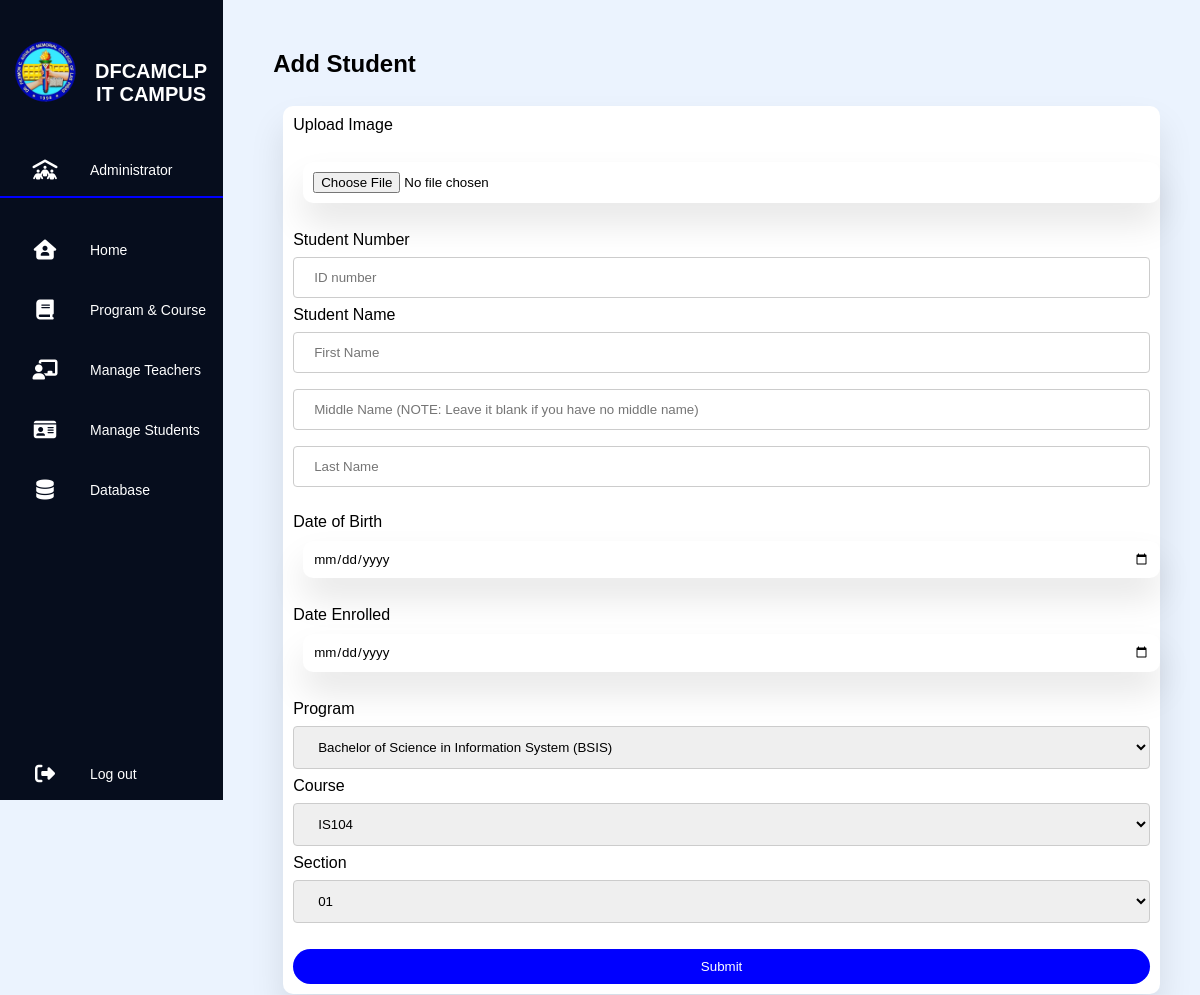
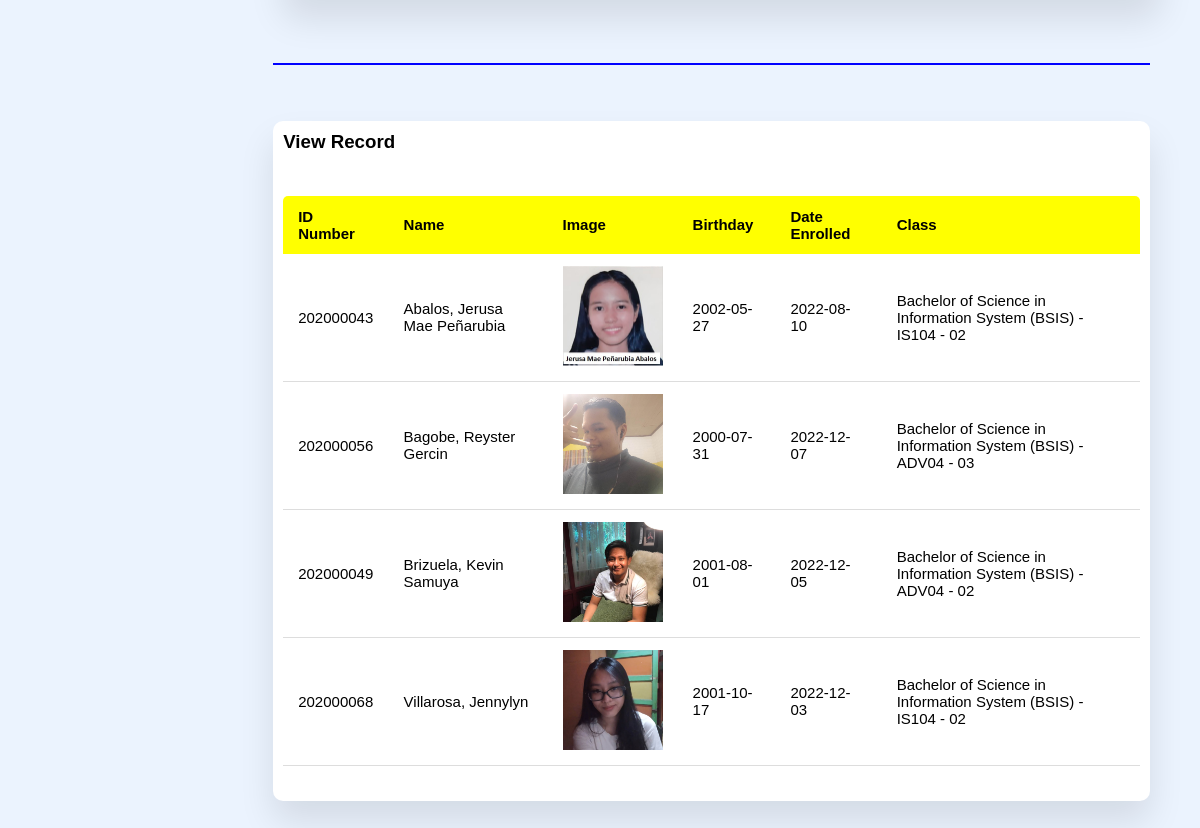
/admin/students.php (signed in), run on the app's committed database (2 pictures, top to bottom).
### tables this page shows
CREATE TABLE `stud_image` (
  `stud_id` int(11) NOT NULL,
  `stud_img` varchar(255) NOT NULL,
  `created` datetime NOT NULL DEFAULT current_timestamp(),
  `status` enum('1','0') NOT NULL DEFAULT '1'
);

CREATE TABLE `students` (
  `id` int(11) NOT NULL,
  `stud_id` int(11) NOT NULL,
  `stud_fname` varchar(100) NOT NULL,
  `stud_mname` varchar(100) NOT NULL,
  `stud_lname` varchar(100) NOT NULL,
  `stud_DOB` date NOT NULL,
  `stud_date_enrolled` date NOT NULL,
  `date_created` datetime NOT NULL DEFAULT current_timestamp(),
  `date_modified` datetime NOT NULL
);

### admin/server.php (called while the page is built, shortened)
<?php
$db = mysqli_connect('localhost', 'root', 'xoxad', 'project');
    $query ="SELECT prog_name FROM program";
    $result = $db->query($query);
    if($result->num_rows> 0){
        $options= mysqli_fetch_all($result, MYSQLI_ASSOC);
    }
    $query1 ="SELECT course_code, prog FROM course";
    $result1 = $db->query($query1);
    if($result1->num_rows> 0){
        $options1= mysqli_fetch_all($result1, MYSQLI_ASSOC);
    }
    $query2 ="SELECT DISTINCT(section) FROM yandsec";
    $result2 = $db->query($query2);
    if($result2->num_rows> 0){
        $options2= mysqli_fetch_all($result2, MYSQLI_ASSOC);
    }
?>

### admin/students.php (the view, shortened to what this page needs)
<?php include('server.php');
$stud_id ="";
$stud_fname ="";
$stud_mname ="";
$stud_lname ="";
                ?>
<!DOCTYPE html>
<html lang="en">
    <head>
        <link rel="stylesheet" type="text/css" href="style.css">
    </head>
    <body>
        <div class="container">
            <nav>
                <ul>
                    <br>
                    <li><a href="dashboard.php" class="logo">
                        <img src="../login/updatedlogo.png" alt="">
                        <span class="nav-item">DFCAMCLP<br>IT Campus</span>
                        </a></li> <br>
                    <li><a href="" style="cursor:auto;"><i class="fas fa-people-roof"></i>
                        <span class="nav-item">Administrator</span>
                    </a></li>
                    <hr>
                    <br>
                    <li><a href="dashboard.php"><i class="fas fa-house-user"></i>
                        <span class="nav-item">Home</span>
                    </a></li>
                    <a href="program-and-course.php">
                        <i class="fas fa-book"></i>
                        <span class="nav-item">Program & Course</span>
                    </a></li>
                    <a href="teachers.php">
                    <i class="fas fa-chalkboard-user"></i>
                        <span class="nav-item">Manage Teachers</span>
                    </a></li>
                    <li><a href="students.php"><i class="fas fa-id-card"></i>
                        <span class="nav-item">Manage Students</span>
                    </a></li>
                    <li><a href="database.php">
                        <i class="fas fa-database"></i>
                        <span class="nav-item">Database</span>
                      </a></li>
                    <li><a href="dashboard.php?logout='1'" class="logout"><i class="fas fa-sign-out-alt"></i>
                        <span class="nav-item">Log out</span>
                    </a></li>
                </ul>
            </nav>
            <section class="main">
                <div class="main-top">
                    <h1>Add Student</h1>
                </div>
                <br>
                <div class="sec1">
                    <form method="post" id="students" class="input-group" enctype="multipart/form-data"  action = "">
                        <label for="student_name">Upload Image</label><br><br>
                            <input id="inp_img" class="input-group" name="stud_img" type="file" value="" required><br> <br>
                        <label for="student_id">Student Number</label><br>
                            <input type="text" id="teacher" name="stud_id" placeholder="ID number" value="<?php echo $stud_id;?>" required><br>
                        <label for="student_name">Student Name</label><br>
                            <input type="text" id="" name="stud_fname" placeholder="First Name" value="<?php echo $stud_fname;?>" required>
                            <input type="text" id="" name="stud_mname" placeholder="Middle Name (NOTE: Leave it blank if you have no middle name)" value="<?php echo $stud_mname;?>">
                            <input type="text" id="" name="stud_lname" placeholder="Last Name" value="<?php echo $stud_lname;?>" required><br><br>
                        <label for="">Date of Birth</label><br>
                            <input type="date" class=" input-group" id="DOB" name="stud_DOB" required><br> <br>
                        <label for="">Date Enrolled</label><br>
                            <input type="date" class=" input-group" id="date_enrolled" name="stud_date_enrolled" required><br> <br>
                        <label for="students">Program</label><br>
                            <select name="stud_prog">
                                <?php
                                foreach ($options as $option) {
                                ?>
                                    <option> <?php echo $option['prog_name']; ?> </option>
                                    <?php
                                    }
                                ?>
                            </select>
                        <label for="teacher">Course</label><br>
                            <select name="stud_course">
                                <?php
                                foreach ($options1 as $option1) {
                                ?>
                                    <option><?php  echo $option1['course_code']; ?> </option>
                                    <?php
                                    }
                                ?>
                            </select>
                        <label for="teachers">Section</label><br>
                            <select name="stud_sec">
                                <?php
                                foreach ($options2 as $option2) {
                                ?>
                                    <option><?php echo $option2['section']; ?> </option>
                                    <?php
                                    }
                                ?>
                            </select>
                        <br><br>
                        <button type="submit" class="submit-btn" name="add_student" >Submit</button>
                    </form>
                </div>
                <br><br><br><hr><br><br>
                <section class="view" id="view">
                    <div class="view-list">
                        <h1>View Record</h1>
                            <table class="table">
                                <thead>
                                    <tr>
                                        <th>ID Number</th>
                                        <th>Name</th>
                                        <th>Image</th>
                                        <th>Birthday</th>
                                        <th>Date Enrolled</th>
                                        <th>Class</th>
                                    </tr>
                                </thead>
                                <tbody> <br>
                                    <?php
                                        $query = "SELECT DISTINCT students.stud_id, stud_fname, stud_mname, stud_lname, stud_DOB, stud_date_enrolled, stud_image.stud_img, stud_class.stud_prog, stud_class.stud_course, stud_class.stud_sec
                                        FROM students
                                        INNER JOIN stud_image
                                        ON students.stud_id = stud_image.stud_id
                                        INNER JOIN stud_class
                                        ON students.stud_id = stud_class.stud_id
                                        ORDER BY students.date_created DESC";
                                        $query_run = mysqli_query($db, $query);
                                        $space = " ";
                                        $dash = " - ";
                                        $comma = ", ";
                                        if (mysqli_num_rows($query_run) > 0) {
                                            foreach($query_run as $row) {
                                    ?>
                                        <tr>
                                            <?php
                                            echo "<td>".$row['stud_id']."</td>";
                                            echo "<td>".$row['stud_lname'], $comma, $row['stud_fname'], $space, $row['stud_mname']."</td>";
                                            echo "<td>" . "<img src=".$row['stud_img'].' width=100px height="100px">' . "</td>";
                                            echo "<td>".$row['stud_DOB']."</td>";
                                            echo "<td>".$row['stud_date_enrolled']."</td>";
                                            echo "<td>".$row['stud_prog'], $dash, $row['stud_course'], $dash, $row['stud_sec']."</td>";
                                            ?>
                                        </tr>
                                        <?php
                                            }
                                        }
                                        else {
                                            echo "<h5> No Record Found </h5>";
                                        }
                                    ?>
                                </tbody>
                        </table>
                    </div>
                </section>
            </section>
        </div>
    </body>
</html>

### admin/style.css (style rules this page uses)
* { margin:0; padding:0; outline: none; border: none; text-decoration: none; font-family: "Poppins", sans-serif; box-sizing: border-box; }
body { background:#EBF3FE; }
nav { position:sticky; top: 0; bottom: 0; height: 100vh; left: 0; background: #060D1D; width: 95px; overflow: hidden; transition: 1s; }
.logo { text-align: center; display: flex; transition: all 0.5s ease; margin: 10px 0 0 0; }
.logo img { width: 70px; height: 70px; border-radius: 50%; }
.logo span { font-weight: bold; padding-left: 5px; font-size: 20px; text-transform: uppercase; margin-top: 10px; margin-left: 10px; }
a { position: relative; color: white; font-size: 14px; display: table; width: 320px; padding: 10px; }
nav .fas { position:relative; width: 70px; height:40px; top: 14px; font-size: 20px; text-align: center; }
.nav-item { position:relative; top: 12px; margin-left: 10px; }
.logout { position:absolute; bottom: 0; }
.container { position: relative; display:flex; }
.main { position:relative; padding:50px; width: 100%; }
hr { border: 1px solid blue; }
input[type=text], select { width: 100%; padding: 12px 20px; margin: 8px 0; display: inline-block; border: 1px solid #ccc; border-radius: 4px; box-sizing: border-box; }
.sec1 .input-group { width: 100%; margin: 10px; background: #fff; border-radius: 10px; padding: 10px; box-shadow: 0 20px 35px rgba(0, 0, 0, 0.1); }
.submit-btn { color: white; width: 100%; padding: 10px 30px; cursor: pointer; display: block; margin: auto; background-color: blue; border: 0; outline: none; border-radius: 30px; size: 20px; }
.view { margin-top: 20px; }
.view-list { width: 100%; padding: 10px; margin-top: 10px; background: #fff; border-radius: 10px; box-shadow: 0 20px 35px rgba(0, 0, 0, 0.1); }
.table { border-collapse: collapse; margin: 25px 0; font-size: 15px; min-width: 100%; overflow: hidden; border-radius: 5px 5px 0 0; }
table thead tr { color: black; background: yellow; text-align: left; font-weight: bold; }
.table th, .table td { padding: 12px 15px; }
.table tbody tr { border-bottom: 1px solid #ddd; }

### data on the page
stud_image: stud_id.stud_id "202000043", stud_id.stud_lname "Abalos", stud_id.stud_fname "Jerusa Mae", stud_id.stud_mname "Peñarubia", stud_img (picture), stud_id.stud_DOB "2002-05-27", stud_id.stud_date_enrolled "2022-08-10", stud_prog "Bachelor of Science in Information System (BSIS)", stud_course "IS104", stud_sec "02"
stud_image: stud_id.stud_id "202000056", stud_id.stud_lname "Bagobe", stud_id.stud_fname "Reyster", stud_id.stud_mname "Gercin", stud_img (picture), stud_id.stud_DOB "2000-07-31", stud_id.stud_date_enrolled "2022-12-07", stud_prog "Bachelor of Science in Information System (BSIS)", stud_course "ADV04", stud_sec "03"
stud_image: stud_id.stud_id "202000049", stud_id.stud_lname "Brizuela", stud_id.stud_fname "Kevin", stud_id.stud_mname "Samuya", stud_img (picture), stud_id.stud_DOB "2001-08-01", stud_id.stud_date_enrolled "2022-12-05", stud_prog "Bachelor of Science in Information System (BSIS)", stud_course "ADV04", stud_sec "02"
stud_image: stud_id.stud_id "202000068", stud_id.stud_lname "Villarosa", stud_id.stud_fname "Jennylyn", stud_img (picture), stud_id.stud_DOB "2001-10-17", stud_id.stud_date_enrolled "2022-12-03", stud_prog "Bachelor of Science in Information System (BSIS)", stud_course "IS104", stud_sec "02"

### other printed values
form field stud_prog "Bachelor of Science in Information System (BSIS)"
form field stud_course "IS104"
form field stud_sec "01"
